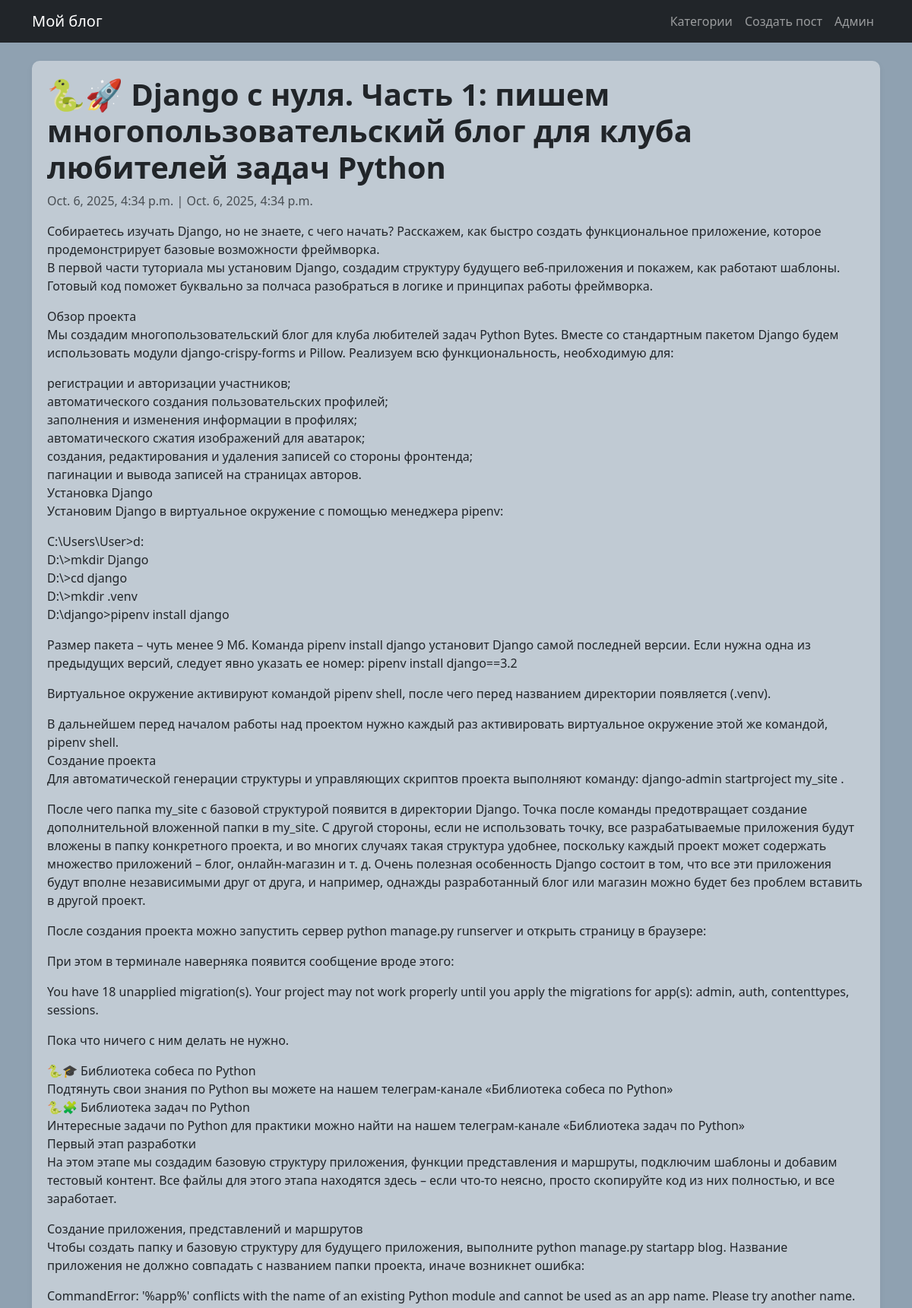
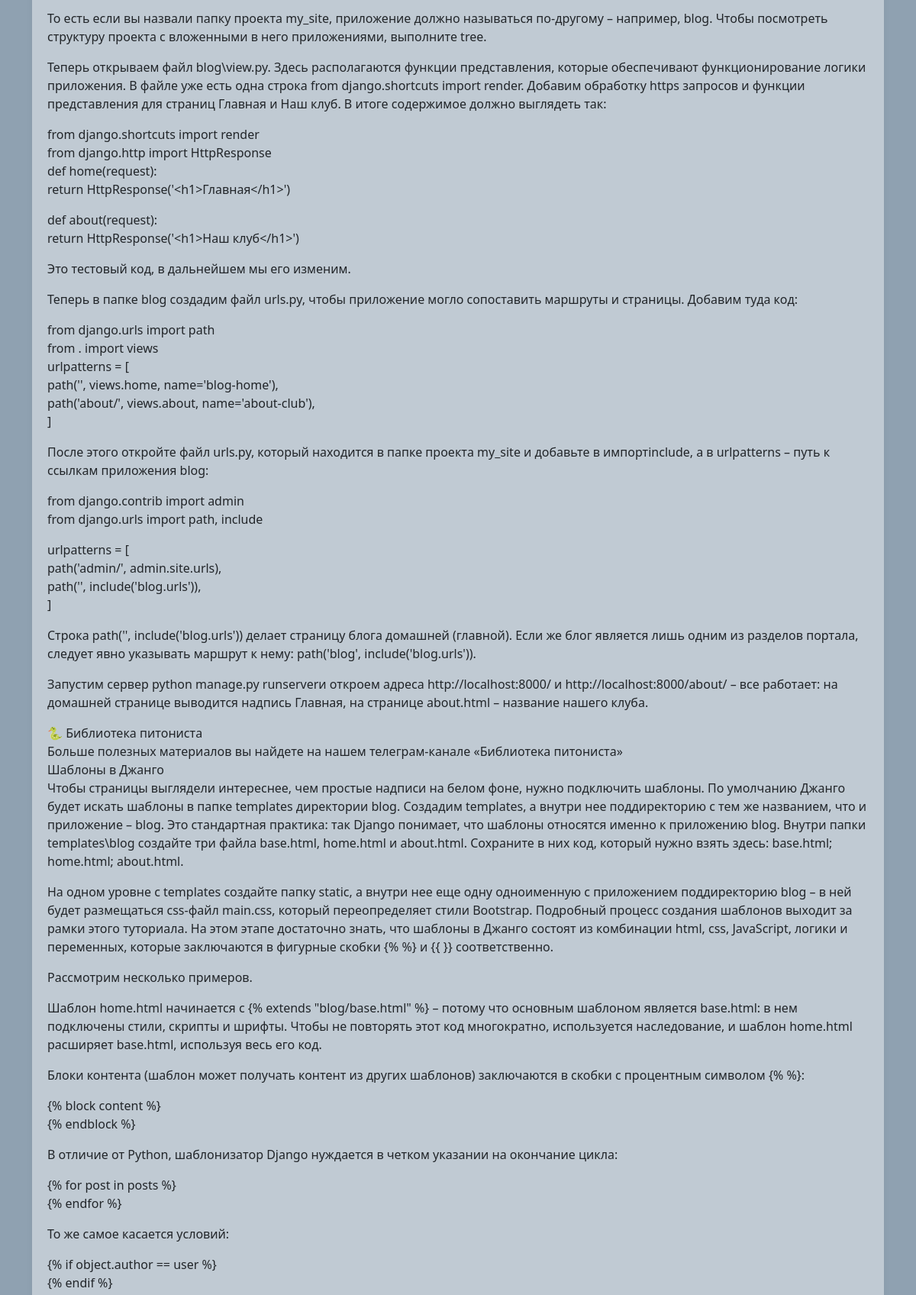
The app's page /post/django-start/ (upper part) with its own data (2 pictures, top to bottom).
### blog/models.py (models this page shows, shortened)
class Post(models.Model):
    title = models.CharField(max_length=200)
    slug = models.SlugField(max_length=200, unique=True, blank=True)
    body = models.TextField()
    author = models.ForeignKey(settings.AUTH_USER_MODEL, on_delete=models.CASCADE, related_name='posts')
    categories = models.ManyToManyField(Category, related_name='posts', blank=True)
    created_at = models.DateTimeField(auto_now_add=True)
    updated_at = models.DateTimeField(auto_now=True)

### blog/views.py (the view)
# urls.py: path('post/<slug:slug>/', views.post_detail, name='post_detail'),
def post_detail(request, slug):
    post = get_object_or_404(Post, slug=slug)
    return render(request, 'blog/post_detail.html', {'post': post})

### blog/models.py (called while the page is built)
    def get_absolute_url(self):
        return reverse('blog:category_detail', kwargs={'slug': self.slug})

### blog/templates/blog/post_detail.html (shortened to what this page needs)
{% extends 'blog/base.html' %}
{% block content %}
<article>
    <h1>{{ post.title }}</h1>
    <p class="text-muted">{{ post.created_at }} | {{ post.updated_at }}</p>
    <div>{{ post.body|linebreaks }}</div>
</article>
{% endblock %}

### blog/static/blog/style.css (style rules this page uses)
body { font-family: 'Segoe UI', Tahoma, Geneva, Verdana, sans-serif; background: #8fa1b1; }
h1, h2, h5 { font-weight: 600; }
article { background: rgba(255, 255, 255, 0.433); border-radius: 10px; padding: 20px; box-shadow: 0 3px 8px rgba(0,0,0,0.05); }

### records on screen
Post: title "🐍🚀 Django с нуля. Часть 1: пишем многопользовательский блог для клуба любителей задач Python", created_at "Oct. 6, 2025, 4:34 p.m.", updated_at "Oct. 6, 2025, 4:34 p.m.", body "Собираетесь изучать Django, но не знаете, с чего начать? Расскажем, как быстро создать функциональное приложение, которое продемонстрирует базовые возможности фреймворка. В первой части туториала мы установим Django, создадим структуру будущего веб-приложения и покажем, как работают шаблоны. Готовый код поможет буквально за полчаса разобраться в логике и принципах работы фреймворка. Обзор проекта Мы создадим многопользовательский блог для клуба любителей задач Python Bytes. Вместе со стандартным пакетом Django будем использовать модули django-crispy-forms и Pillow. Реализуем всю функциональность, необходимую для: регистрации и авторизации участников; автоматического создания…"
